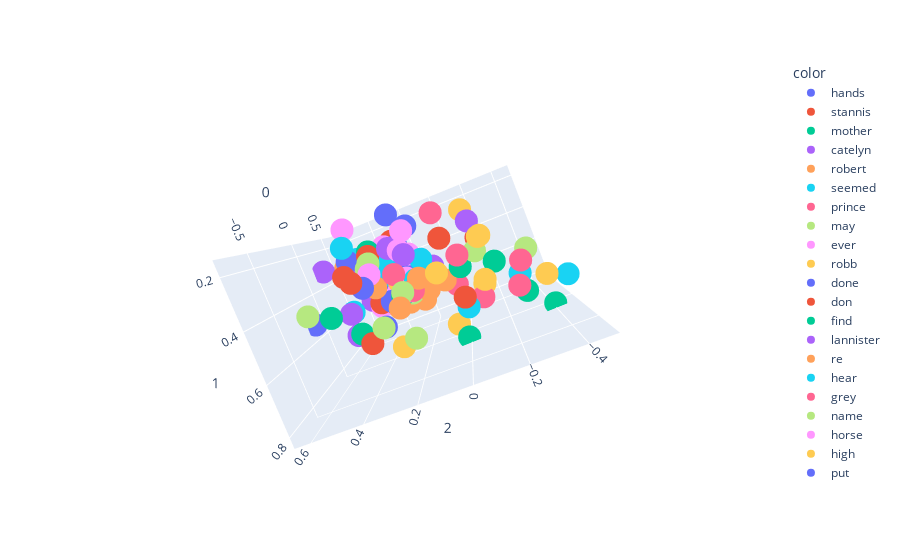

Write notebook code for a chart like this one.
### Code cell
fig=px.scatter_3d(x[200:300],x=0,y=1,z=2,color=y[200:300])
fig.show()

### Figure 1 — Plotly figure (JSON) as saved in the notebook; plotly's stock layout.template omitted (floating-point values rounded to 4 significant figures)
{"data": [{"hovertemplate": "color=hands<br>0=%{x}<br>1=%{y}<br>2=%{z}<extra></extra>", "legendgroup": "hands", "marker": {"color": "#636efa", "symbol": "circle"}, "mode": "markers", "name": "hands", "scene": "scene", "showlegend": true, "type": "scatter3d", "x": [0.2785], "y": [0.4833], "z": [0.4083]}, {"hovertemplate": "color=stannis<br>0=%{x}<br>1=%{y}<br>2=%{z}<extra></extra>", "legendgroup": "stannis", "marker": {"color": "#EF553B", "symbol": "circle"}, "mode": "markers", "name": "stannis", "scene": "scene", "showlegend": true, "type": "scatter3d", "x": [-0.4025], "y": [0.6146], "z": [-0.05598]}, {"hovertemplate": "color=mother<br>0=%{x}<br>1=%{y}<br>2=%{z}<extra></extra>", "legendgroup": "mother", "marker": {"color": "#00cc96", "symbol": "circle"}, "mode": "markers", "name": "mother", "scene": "scene", "showlegend": true, "type": "scatter3d", "x": [-0.4523], "y": [0.5126], "z": [0.1672]}, {"hovertemplate": "color=catelyn<br>0=%{x}<br>1=%{y}<br>2=%{z}<extra></extra>", "legendgroup": "catelyn", "marker": {"color": "#ab63fa", "symbol": "circle"}, "mode": "markers", "name": "catelyn", "scene": "scene", "showlegend": true, "type": "scatter3d", "x": [-0.2388], "y": [0.3215], "z": [0.1904]}, {"hovertemplate": "color=robert<br>0=%{x}<br>1=%{y}<br>2=%{z}<extra></extra>", "legendgroup": "robert", "marker": {"color": "#FFA15A", "symbol": "circle"}, "mode": "markers", "name": "robert", "scene": "scene", "showlegend": true, "type": "scatter3d", "x": [-0.496], "y": [0.4678], "z": [0.07695]}, {"hovertemplate": "color=seemed<br>0=%{x}<br>1=%{y}<br>2=%{z}<extra></extra>", "legendgroup": "seemed", "marker": {"color": "#19d3f3", "symbol": "circle"}, "mode": "markers", "name": "seemed", "scene": "scene", "showlegend": true, "type": "scatter3d", "x": [-0.01972], "y": [0.4365], "z": [0.2981]}, {"hovertemplate": "color=prince<br>0=%{x}<br>1=%{y}<br>2=%{z}<extra></extra>", "legendgroup": "prince", "marker": {"color": "#FF6692", "symbol": "circle"}, "mode": "markers", "name": "prince", "scene": "scene", "showlegend": true, "type": "scatter3d", "x": [-0.5207], "y": [0.4186], "z": [0.1563]}, {"hovertemplate": "color=may<br>0=%{x}<br>1=%{y}<br>2=%{z}<extra></extra>", "legendgroup": "may", "marker": {"color": "#B6E880", "symbol": "circle"}, "mode": "markers", "name": "may", "scene": "scene", "showlegend": true, "type": "scatter3d", "x": [-0.5615], "y": [0.4906], "z": [0.1425]}, {"hovertemplate": "color=ever<br>0=%{x}<br>1=%{y}<br>2=%{z}<extra></extra>", "legendgroup": "ever", "marker": {"color": "#FF97FF", "symbol": "circle"}, "mode": "markers", "name": "ever", "scene": "scene", "showlegend": true, "type": "scatter3d", "x": [-0.4524], "y": [0.5083], "z": [0.1262]}, {"hovertemplate": "color=robb<br>0=%{x}<br>1=%{y}<br>2=%{z}<extra></extra>", "legendgroup": "robb", "marker": {"color": "#FECB52", "symbol": "circle"}, "mode": "markers", "name": "robb", "scene": "scene", "showlegend": true, "type": "scatter3d", "x": [-0.391], "y": [0.4612], "z": [0.17]}, {"hovertemplate": "color=done<br>0=%{x}<br>1=%{y}<br>2=%{z}<extra></extra>", "legendgroup": "done", "marker": {"color": "#636efa", "symbol": "circle"}, "mode": "markers", "name": "done", "scene": "scene", "showlegend": true, "type": "scatter3d", "x": [-0.4711], "y": [0.6039], "z": [0.2713]}, {"hovertemplate": "color=don<br>0=%{x}<br>1=%{y}<br>2=%{z}<extra></extra>", "legendgroup": "don", "marker": {"color": "#EF553B", "symbol": "circle"}, "mode": "markers", "name": "don", "scene": "scene", "showlegend": true, "type": "scatter3d", "x": [-0.4617], "y": [0.3613], "z": [0.3564]}, {"hovertemplate": "color=find<br>0=%{x}<br>1=%{y}<br>2=%{z}<extra></extra>", "legendgroup": "find", "marker": {"color": "#00cc96", "symbol": "circle"}, "mode": "markers", "name": "find", "scene": "scene", "showlegend": true, "type": "scatter3d", "x": [-0.3939], "y": [0.6084], "z": [0.3927]}, {"hovertemplate": "color=lannister<br>0=%{x}<br>1=%{y}<br>2=%{z}<extra></extra>", "legendgroup": "lannister", "marker": {"color": "#ab63fa", "symbol": "circle"}, "mode": "markers", "name": "lannister", "scene": "scene", "showlegend": true, "type": "scatter3d", "x": [-0.3936], "y": [0.3662], "z": [0.113]}, {"hovertemplate": "color=re<br>0=%{x}<br>1=%{y}<br>2=%{z}<extra></extra>", "legendgroup": "re", "marker": {"color": "#FFA15A", "symbol": "circle"}, "mode": "markers", "name": "re", "scene": "scene", "showlegend": true, "type": "scatter3d", "x": [-0.3589], "y": [0.453], "z": [0.2769]}, {"hovertemplate": "color=hear<br>0=%{x}<br>1=%{y}<br>2=%{z}<extra></extra>", "legendgroup": "hear", "marker": {"color": "#19d3f3", "symbol": "circle"}, "mode": "markers", "name": "hear", "scene": "scene", "showlegend": true, "type": "scatter3d", "x": [-0.1788], "y": [0.5339], "z": [0.4533]}, {"hovertemplate": "color=grey<br>0=%{x}<br>1=%{y}<br>2=%{z}<extra></extra>", "legendgroup": "grey", "marker": {"color": "#FF6692", "symbol": "circle"}, "mode": "markers", "name": "grey", "scene": "scene", "showlegend": true, "type": "scatter3d", "x": [0.4706], "y": [0.2308], "z": [0.01305]}, {"hovertemplate": "color=name<br>0=%{x}<br>1=%{y}<br>2=%{z}<extra></extra>", "legendgroup": "name", "marker": {"color": "#B6E880", "symbol": "circle"}, "mode": "markers", "name": "name", "scene": "scene", "showlegend": true, "type": "scatter3d", "x": [-0.5469], "y": [0.5919], "z": [0.2626]}, {"hovertemplate": "color=horse<br>0=%{x}<br>1=%{y}<br>2=%{z}<extra></extra>", "legendgroup": "horse", "marker": {"color": "#FF97FF", "symbol": "circle"}, "mode": "markers", "name": "horse", "scene": "scene", "showlegend": true, "type": "scatter3d", "x": [0.3407], "y": [0.5326], "z": [0.3445]}, {"hovertemplate": "color=high<br>0=%{x}<br>1=%{y}<br>2=%{z}<extra></extra>", "legendgroup": "high", "marker": {"color": "#FECB52", "symbol": "circle"}, "mode": "markers", "name": "high", "scene": "scene", "showlegend": true, "type": "scatter3d", "x": [0.175], "y": [0.4341], "z": [-0.1956]}, {"hovertemplate": "color=put<br>0=%{x}<br>1=%{y}<br>2=%{z}<extra></extra>", "legendgroup": "put", "marker": {"color": "#636efa", "symbol": "circle"}, "mode": "markers", "name": "put", "scene": "scene", "showlegend": true, "type": "scatter3d", "x": [-0.2158], "y": [0.5218], "z": [0.629]}, {"hovertemplate": "color=stone<br>0=%{x}<br>1=%{y}<br>2=%{z}<extra></extra>", "legendgroup": "stone", "marker": {"color": "#EF553B", "symbol": "circle"}, "mode": "markers", "name": "stone", "scene": "scene", "showlegend": true, "type": "scatter3d", "x": [0.6336], "y": [0.4652], "z": [-0.1758]}, {"hovertemplate": "color=wine<br>0=%{x}<br>1=%{y}<br>2=%{z}<extra></extra>", "legendgroup": "wine", "marker": {"color": "#00cc96", "symbol": "circle"}, "mode": "markers", "name": "wine", "scene": "scene", "showlegend": true, "type": "scatter3d", "x": [0.08392], "y": [0.304], "z": [0.3478]}, {"hovertemplate": "color=hard<br>0=%{x}<br>1=%{y}<br>2=%{z}<extra></extra>", "legendgroup": "hard", "marker": {"color": "#ab63fa", "symbol": "circle"}, "mode": "markers", "name": "hard", "scene": "scene", "showlegend": true, "type": "scatter3d", "x": [0.326], "y": [0.379], "z": [0.3745]}, {"hovertemplate": "color=water<br>0=%{x}<br>1=%{y}<br>2=%{z}<extra></extra>", "legendgroup": "water", "marker": {"color": "#FFA15A", "symbol": "circle"}, "mode": "markers", "name": "water", "scene": "scene", "showlegend": true, "type": "scatter3d", "x": [0.5492], "y": [0.523], "z": [0.1839]}, {"hovertemplate": "color=upon<br>0=%{x}<br>1=%{y}<br>2=%{z}<extra></extra>", "legendgroup": "upon", "marker": {"color": "#19d3f3", "symbol": "circle"}, "mode": "markers", "name": "upon", "scene": "scene", "showlegend": true, "type": "scatter3d", "x": [0.1479], "y": [0.4381], "z": [0.122]}, {"hovertemplate": "color=fire<br>0=%{x}<br>1=%{y}<br>2=%{z}<extra></extra>", "legendgroup": "fire", "marker": {"color": "#FF6692", "symbol": "circle"}, "mode": "markers", "name": "fire", "scene": "scene", "showlegend": true, "type": "scatter3d", "x": [0.4901], "y": [0.6685], "z": [0.0205]}, {"hovertemplate": "color=iron<br>0=%{x}<br>1=%{y}<br>2=%{z}<extra></extra>", "legendgroup": "iron", "marker": {"color": "#B6E880", "symbol": "circle"}, "mode": "markers", "name": "iron", "scene": "scene", "showlegend": true, "type": "scatter3d", "x": [0.2139], "y": [0.503], "z": [-0.146]}, {"hovertemplate": "color=until<br>0=%{x}<br>1=%{y}<br>2=%{z}<extra></extra>", "legendgroup": "until", "marker": {"color": "#FF97FF", "symbol": "circle"}, "mode": "markers", "name": "until", "scene": "scene", "showlegend": true, "type": "scatter3d", "x": [0.1386], "y": [0.5926], "z": [0.3947]}, {"hovertemplate": "color=these<br>0=%{x}<br>1=%{y}<br>2=%{z}<extra></extra>", "legendgroup": "these", "marker": {"color": "#FECB52", "symbol": "circle"}, "mode": "markers", "name": "these", "scene": "scene", "showlegend": true, "type": "scatter3d", "x": [-0.4302], "y": [0.6368], "z": [-0.3859]}, {"hovertemplate": "color=voice<br>0=%{x}<br>1=%{y}<br>2=%{z}<extra></extra>", "legendgroup": "voice", "marker": {"color": "#636efa", "symbol": "circle"}, "mode": "markers", "name": "voice", "scene": "scene", "showlegend": true, "type": "scatter3d", "x": [0.01014], "y": [0.3122], "z": [0.4437]}, {"hovertemplate": "color=gone<br>0=%{x}<br>1=%{y}<br>2=%{z}<extra></extra>", "legendgroup": "gone", "marker": {"color": "#EF553B", "symbol": "circle"}, "mode": "markers", "name": "gone", "scene": "scene", "showlegend": true, "type": "scatter3d", "x": [-0.0635], "y": [0.5818], "z": [0.2806]}, {"hovertemplate": "color=give<br>0=%{x}<br>1=%{y}<br>2=%{z}<extra></extra>", "legendgroup": "give", "marker": {"color": "#00cc96", "symbol": "circle"}, "mode": "markers", "name": "give", "scene": "scene", "showlegend": true, "type": "scatter3d", "x": [-0.5683], "y": [0.484], "z": [0.4302]}, {"hovertemplate": "color=sam<br>0=%{x}<br>1=%{y}<br>2=%{z}<extra></extra>", "legendgroup": "sam", "marker": {"color": "#ab63fa", "symbol": "circle"}, "mode": "markers", "name": "sam", "scene": "scene", "showlegend": true, "type": "scatter3d", "x": [0.0138], "y": [0.3477], "z": [0.3894]}, {"hovertemplate": "color=seen<br>0=%{x}<br>1=%{y}<br>2=%{z}<extra></extra>", "legendgroup": "seen", "marker": {"color": "#FFA15A", "symbol": "circle"}, "mode": "markers", "name": "seen", "scene": "scene", "showlegend": true, "type": "scatter3d", "x": [-0.1249], "y": [0.5903], "z": [0.2057]}, {"hovertemplate": "color=better<br>0=%{x}<br>1=%{y}<br>2=%{z}<extra></extra>", "legendgroup": "better", "marker": {"color": "#19d3f3", "symbol": "circle"}, "mode": "markers", "name": "better", "scene": "scene", "showlegend": true, "type": "scatter3d", "x": [-0.4626], "y": [0.4717], "z": [0.09486]}, {"hovertemplate": "color=shall<br>0=%{x}<br>1=%{y}<br>2=%{z}<extra></extra>", "legendgroup": "shall", "marker": {"color": "#FF6692", "symbol": "circle"}, "mode": "markers", "name": "shall", "scene": "scene", "showlegend": true, "type": "scatter3d", "x": [-0.5029], "y": [0.5038], "z": [0.1124]}, {"hovertemplate": "color=ned<br>0=%{x}<br>1=%{y}<br>2=%{z}<extra></extra>", "legendgroup": "ned", "marker": {"color": "#B6E880", "symbol": "circle"}, "mode": "markers", "name": "ned", "scene": "scene", "showlegend": true, "type": "scatter3d", "x": [-0.272], "y": [0.3514], "z": [0.2885]}, {"hovertemplate": "color=always<br>0=%{x}<br>1=%{y}<br>2=%{z}<extra></extra>", "legendgroup": "always", "marker": {"color": "#FF97FF", "symbol": "circle"}, "mode": "markers", "name": "always", "scene": "scene", "showlegend": true, "type": "scatter3d", "x": [-0.451], "y": [0.4538], "z": [0.1277]}, {"hovertemplate": "color=years<br>0=%{x}<br>1=%{y}<br>2=%{z}<extra></extra>", "legendgroup": "years", "marker": {"color": "#FECB52", "symbol": "circle"}, "mode": "markers", "name": "years", "scene": "scene", "showlegend": true, "type": "scatter3d", "x": [-0.2941], "y": [0.5911], "z": [-0.1532]}, {"hovertemplate": "color=between<br>0=%{x}<br>1=%{y}<br>2=%{z}<extra></extra>", "legendgroup": "between", "marker": {"color": "#636efa", "symbol": "circle"}, "mode": "markers", "name": "between", "scene": "scene", "showlegend": true, "type": "scatter3d", "x": [0.4101], "y": [0.332], "z": [0.2552]}, {"hovertemplate": "color=dark<br>0=%{x}<br>1=%{y}<br>2=%{z}<extra></extra>", "legendgroup": "dark", "marker": {"color": "#EF553B", "symbol": "circle"}, "mode": "markers", "name": "dark", "scene": "scene", "showlegend": true, "type": "scatter3d", "x": [0.5227], "y": [0.3837], "z": [0.02411]}, {"hovertemplate": "color=place<br>0=%{x}<br>1=%{y}<br>2=%{z}<extra></extra>", "legendgroup": "place", "marker": {"color": "#00cc96", "symbol": "circle"}, "mode": "markers", "name": "place", "scene": "scene", "showlegend": true, "type": "scatter3d", "x": [-0.2091], "y": [0.8177], "z": [0.003626]}, {"hovertemplate": "color=small<br>0=%{x}<br>1=%{y}<br>2=%{z}<extra></extra>", "legendgroup": "small", "marker": {"color": "#ab63fa", "symbol": "circle"}, "mode": "markers", "name": "small", "scene": "scene", "showlegend": true, "type": "scatter3d", "x": [0.2367], "y": [0.3451], "z": [-0.1629]}, {"hovertemplate": "color=cold<br>0=%{x}<br>1=%{y}<br>2=%{z}<extra></extra>", "legendgroup": "cold", "marker": {"color": "#FFA15A", "symbol": "circle"}, "mode": "markers", "name": "cold", "scene": "scene", "showlegend": true, "type": "scatter3d", "x": [0.3671], "y": [0.4559], "z": [0.2155]}, {"hovertemplate": "color=winterfell<br>0=%{x}<br>1=%{y}<br>2=%{z}<extra></extra>", "legendgroup": "winterfell", "marker": {"color": "#19d3f3", "symbol": "circle"}, "mode": "markers", "name": "winterfell", "scene": "scene", "showlegend": true, "type": "scatter3d", "x": [-0.3148], "y": [0.6725], "z": [-0.04996]}, {"hovertemplate": "color=most<br>0=%{x}<br>1=%{y}<br>2=%{z}<extra></extra>", "legendgroup": "most", "marker": {"color": "#FF6692", "symbol": "circle"}, "mode": "markers", "name": "most", "scene": "scene", "showlegend": true, "type": "scatter3d", "x": [-0.4463], "y": [0.5494], "z": [-0.3093]}, {"hovertemplate": "color=hundred<br>0=%{x}<br>1=%{y}<br>2=%{z}<extra></extra>", "legendgroup": "hundred", "marker": {"color": "#B6E880", "symbol": "circle"}, "mode": "markers", "name": "hundred", "scene": "scene", "showlegend": true, "type": "scatter3d", "x": [-0.01128], "y": [0.5603], "z": [-0.3768]}, {"hovertemplate": "color=stood<br>0=%{x}<br>1=%{y}<br>2=%{z}<extra></extra>", "legendgroup": "stood", "marker": {"color": "#FF97FF", "symbol": "circle"}, "mode": "markers", "name": "stood", "scene": "scene", "showlegend": true, "type": "scatter3d", "x": [0.3019], "y": [0.3962], "z": [0.1925]}, {"hovertemplate": "color=end<br>0=%{x}<br>1=%{y}<br>2=%{z}<extra></extra>", "legendgroup": "end", "marker": {"color": "#FECB52", "symbol": "circle"}, "mode": "markers", "name": "end", "scene": "scene", "showlegend": true, "type": "scatter3d", "x": [-0.09644], "y": [0.7709], "z": [0.03616]}, {"hovertemplate": "color=sister<br>0=%{x}<br>1=%{y}<br>2=%{z}<extra></extra>", "legendgroup": "sister", "marker": {"color": "#636efa", "symbol": "circle"}, "mode": "markers", "name": "sister", "scene": "scene", "showlegend": true, "type": "scatter3d", "x": [-0.5825], "y": [0.4201], "z": [0.2721]}, {"hovertemplate": "color=words<br>0=%{x}<br>1=%{y}<br>2=%{z}<extra></extra>", "legendgroup": "words", "marker": {"color": "#EF553B", "symbol": "circle"}, "mode": "markers", "name": "words", "scene": "scene", "showlegend": true, "type": "scatter3d", "x": [-0.2724], "y": [0.5294], "z": [0.2968]}, {"hovertemplate": "color=sea<br>0=%{x}<br>1=%{y}<br>2=%{z}<extra></extra>", "legendgroup": "sea", "marker": {"color": "#00cc96", "symbol": "circle"}, "mode": "markers", "name": "sea", "scene": "scene", "showlegend": true, "type": "scatter3d", "x": [0.1205], "y": [0.7763], "z": [-0.3212]}, {"hovertemplate": "color=right<br>0=%{x}<br>1=%{y}<br>2=%{z}<extra></extra>", "legendgroup": "right", "marker": {"color": "#ab63fa", "symbol": "circle"}, "mode": "markers", "name": "right", "scene": "scene", "showlegend": true, "type": "scatter3d", "x": [0.1424], "y": [0.5455], "z": [0.4295]}, {"hovertemplate": "color=nothing<br>0=%{x}<br>1=%{y}<br>2=%{z}<extra></extra>", "legendgroup": "nothing", "marker": {"color": "#FFA15A", "symbol": "circle"}, "mode": "markers", "name": "nothing", "scene": "scene", "showlegend": true, "type": "scatter3d", "x": [-0.2516], "y": [0.5518], "z": [0.08704]}, {"hovertemplate": "color=walls<br>0=%{x}<br>1=%{y}<br>2=%{z}<extra></extra>", "legendgroup": "walls", "marker": {"color": "#19d3f3", "symbol": "circle"}, "mode": "markers", "name": "walls", "scene": "scene", "showlegend": true, "type": "scatter3d", "x": [0.421], "y": [0.7264], "z": [-0.3327]}, {"hovertemplate": "color=fingers<br>0=%{x}<br>1=%{y}<br>2=%{z}<extra></extra>", "legendgroup": "fingers", "marker": {"color": "#FF6692", "symbol": "circle"}, "mode": "markers", "name": "fingers", "scene": "scene", "showlegend": true, "type": "scatter3d", "x": [0.4825], "y": [0.3795], "z": [0.5196]}, {"hovertemplate": "color=same<br>0=%{x}<br>1=%{y}<br>2=%{z}<extra></extra>", "legendgroup": "same", "marker": {"color": "#B6E880", "symbol": "circle"}, "mode": "markers", "name": "same", "scene": "scene", "showlegend": true, "type": "scatter3d", "x": [-0.2587], "y": [0.5397], "z": [0.1572]}, {"hovertemplate": "color=cloak<br>0=%{x}<br>1=%{y}<br>2=%{z}<extra></extra>", "legendgroup": "cloak", "marker": {"color": "#FF97FF", "symbol": "circle"}, "mode": "markers", "name": "cloak", "scene": "scene", "showlegend": true, "type": "scatter3d", "x": [0.4312], "y": [0.3104], "z": [0.328]}, {"hovertemplate": "color=house<br>0=%{x}<br>1=%{y}<br>2=%{z}<extra></extra>", "legendgroup": "house", "marker": {"color": "#FECB52", "symbol": "circle"}, "mode": "markers", "name": "house", "scene": "scene", "showlegend": true, "type": "scatter3d", "x": [-0.3022], "y": [0.412], "z": [-0.1877]}, {"hovertemplate": "color=young<br>0=%{x}<br>1=%{y}<br>2=%{z}<extra></extra>", "legendgroup": "young", "marker": {"color": "#636efa", "symbol": "circle"}, "mode": "markers", "name": "young", "scene": "scene", "showlegend": true, "type": "scatter3d", "x": [-0.4489], "y": [0.2632], "z": [0.05744]}, {"hovertemplate": "color=does<br>0=%{x}<br>1=%{y}<br>2=%{z}<extra></extra>", "legendgroup": "does", "marker": {"color": "#EF553B", "symbol": "circle"}, "mode": "markers", "name": "does", "scene": "scene", "showlegend": true, "type": "scatter3d", "x": [-0.6299], "y": [0.3851], "z": [0.2928]}, {"hovertemplate": "color=beside<br>0=%{x}<br>1=%{y}<br>2=%{z}<extra></extra>", "legendgroup": "beside", "marker": {"color": "#00cc96", "symbol": "circle"}, "mode": "markers", "name": "beside", "scene": "scene", "showlegend": true, "type": "scatter3d", "x": [0.2881], "y": [0.3449], "z": [0.4171]}, {"hovertemplate": "color=get<br>0=%{x}<br>1=%{y}<br>2=%{z}<extra></extra>", "legendgroup": "get", "marker": {"color": "#ab63fa", "symbol": "circle"}, "mode": "markers", "name": "get", "scene": "scene", "showlegend": true, "type": "scatter3d", "x": [-0.1936], "y": [0.6396], "z": [0.4694]}, {"hovertemplate": "color=mouth<br>0=%{x}<br>1=%{y}<br>2=%{z}<extra></extra>", "legendgroup": "mouth", "marker": {"color": "#FFA15A", "symbol": "circle"}, "mode": "markers", "name": "mouth", "scene": "scene", "showlegend": true, "type": "scatter3d", "x": [0.3308], "y": [0.3441], "z": [0.5495]}, {"hovertemplate": "color=seven<br>0=%{x}<br>1=%{y}<br>2=%{z}<extra></extra>", "legendgroup": "seven", "marker": {"color": "#19d3f3", "symbol": "circle"}, "mode": "markers", "name": "seven", "scene": "scene", "showlegend": true, "type": "scatter3d", "x": [-0.3731], "y": [0.6776], "z": [-0.4676]}, {"hovertemplate": "color=watch<br>0=%{x}<br>1=%{y}<br>2=%{z}<extra></extra>", "legendgroup": "watch", "marker": {"color": "#FF6692", "symbol": "circle"}, "mode": "markers", "name": "watch", "scene": "scene", "showlegend": true, "type": "scatter3d", "x": [-0.3109], "y": [0.6326], "z": [-0.05327]}, {"hovertemplate": "color=door<br>0=%{x}<br>1=%{y}<br>2=%{z}<extra></extra>", "legendgroup": "door", "marker": {"color": "#B6E880", "symbol": "circle"}, "mode": "markers", "name": "door", "scene": "scene", "showlegend": true, "type": "scatter3d", "x": [0.4776], "y": [0.526], "z": [0.3776]}, {"hovertemplate": "color=joffrey<br>0=%{x}<br>1=%{y}<br>2=%{z}<extra></extra>", "legendgroup": "joffrey", "marker": {"color": "#FF97FF", "symbol": "circle"}, "mode": "markers", "name": "joffrey", "scene": "scene", "showlegend": true, "type": "scatter3d", "x": [-0.4764], "y": [0.3875], "z": [0.2549]}, {"hovertemplate": "color=green<br>0=%{x}<br>1=%{y}<br>2=%{z}<extra></extra>", "legendgroup": "green", "marker": {"color": "#FECB52", "symbol": "circle"}, "mode": "markers", "name": "green", "scene": "scene", "showlegend": true, "type": "scatter3d", "x": [0.4253], "y": [0.277], "z": [-0.1482]}, {"hovertemplate": "color=big<br>0=%{x}<br>1=%{y}<br>2=%{z}<extra></extra>", "legendgroup": "big", "marker": {"color": "#636efa", "symbol": "circle"}, "mode": "markers", "name": "big", "scene": "scene", "showlegend": true, "type": "scatter3d", "x": [0.2745], "y": [0.1578], "z": [0.2237]}, {"hovertemplate": "color=under<br>0=%{x}<br>1=%{y}<br>2=%{z}<extra></extra>", "legendgroup": "under", "marker": {"color": "#EF553B", "symbol": "circle"}, "mode": "markers", "name": "under", "scene": "scene", "showlegend": true, "type": "scatter3d", "x": [0.5422], "y": [0.2969], "z": [0.294]}, {"hovertemplate": "color=few<br>0=%{x}<br>1=%{y}<br>2=%{z}<extra></extra>", "legendgroup": "few", "marker": {"color": "#00cc96", "symbol": "circle"}, "mode": "markers", "name": "few", "scene": "scene", "showlegend": true, "type": "scatter3d", "x": [-0.0007774], "y": [0.5659], "z": [-0.2188]}, {"hovertemplate": "color=sent<br>0=%{x}<br>1=%{y}<br>2=%{z}<extra></extra>", "legendgroup": "sent", "marker": {"color": "#ab63fa", "symbol": "circle"}, "mode": "markers", "name": "sent", "scene": "scene", "showlegend": true, "type": "scatter3d", "x": [-0.2504], "y": [0.5309], "z": [0.4467]}, {"hovertemplate": "color=perhaps<br>0=%{x}<br>1=%{y}<br>2=%{z}<extra></extra>", "legendgroup": "perhaps", "marker": {"color": "#FFA15A", "symbol": "circle"}, "mode": "markers", "name": "perhaps", "scene": "scene", "showlegend": true, "type": "scatter3d", "x": [-0.6918], "y": [0.5242], "z": [0.1475]}, {"hovertemplate": "color=almost<br>0=%{x}<br>1=%{y}<br>2=%{z}<extra></extra>", "legendgroup": "almost", "marker": {"color": "#19d3f3", "symbol": "circle"}, "mode": "markers", "name": "almost", "scene": "scene", "showlegend": true, "type": "scatter3d", "x": [0.2238], "y": [0.32], "z": [0.4447]}, {"hovertemplate": "color=such<br>0=%{x}<br>1=%{y}<br>2=%{z}<extra></extra>", "legendgroup": "such", "marker": {"color": "#FF6692", "symbol": "circle"}, "mode": "markers", "name": "such", "scene": "scene", "showlegend": true, "type": "scatter3d", "x": [-0.6638], "y": [0.4265], "z": [-0.1005]}, {"hovertemplate": "color=wanted<br>0=%{x}<br>1=%{y}<br>2=%{z}<extra></extra>", "legendgroup": "wanted", "marker": {"color": "#B6E880", "symbol": "circle"}, "mode": "markers", "name": "wanted", "scene": "scene", "showlegend": true, "type": "scatter3d", "x": [-0.437], "y": [0.4567], "z": [0.563]}, {"hovertemplate": "color=daughter<br>0=%{x}<br>1=%{y}<br>2=%{z}<extra></extra>", "legendgroup": "daughter", "marker": {"color": "#FF97FF", "symbol": "circle"}, "mode": "markers", "name": "daughter", "scene": "scene", "showlegend": true, "type": "scatter3d", "x": [-0.5397], "y": [0.2756], "z": [0.06673]}, {"hovertemplate": "color=true<br>0=%{x}<br>1=%{y}<br>2=%{z}<extra></extra>", "legendgroup": "true", "marker": {"color": "#FECB52", "symbol": "circle"}, "mode": "markers", "name": "true", "scene": "scene", "showlegend": true, "type": "scatter3d", "x": [-0.6979], "y": [0.4556], "z": [-0.01535]}, {"hovertemplate": "color=while<br>0=%{x}<br>1=%{y}<br>2=%{z}<extra></extra>", "legendgroup": "while", "marker": {"color": "#636efa", "symbol": "circle"}, "mode": "markers", "name": "while", "scene": "scene", "showlegend": true, "type": "scatter3d", "x": [0.3449], "y": [0.4714], "z": [0.1992]}, {"hovertemplate": "color=leave<br>0=%{x}<br>1=%{y}<br>2=%{z}<extra></extra>", "legendgroup": "leave", "marker": {"color": "#EF553B", "symbol": "circle"}, "mode": "markers", "name": "leave", "scene": "scene", "showlegend": true, "type": "scatter3d", "x": [-0.4443], "y": [0.651], "z": [0.3545]}, {"hovertemplate": "color=city<br>0=%{x}<br>1=%{y}<br>2=%{z}<extra></extra>", "legendgroup": "city", "marker": {"color": "#00cc96", "symbol": "circle"}, "mode": "markers", "name": "city", "scene": "scene", "showlegend": true, "type": "scatter3d", "x": [-0.149], "y": [0.8222], "z": [-0.4034]}, {"hovertemplate": "color=wind<br>0=%{x}<br>1=%{y}<br>2=%{z}<extra></extra>", "legendgroup": "wind", "marker": {"color": "#ab63fa", "symbol": "circle"}, "mode": "markers", "name": "wind", "scene": "scene", "showlegend": true, "type": "scatter3d", "x": [0.5888], "y": [0.5261], "z": [0.1245]}, {"hovertemplate": "color=light<br>0=%{x}<br>1=%{y}<br>2=%{z}<extra></extra>", "legendgroup": "light", "marker": {"color": "#FFA15A", "symbol": "circle"}, "mode": "markers", "name": "light", "scene": "scene", "showlegend": true, "type": "scatter3d", "x": [0.3913], "y": [0.6091], "z": [0.06726]}, {"hovertemplate": "color=arms<br>0=%{x}<br>1=%{y}<br>2=%{z}<extra></extra>", "legendgroup": "arms", "marker": {"color": "#19d3f3", "symbol": "circle"}, "mode": "markers", "name": "arms", "scene": "scene", "showlegend": true, "type": "scatter3d", "x": [0.1999], "y": [0.3897], "z": [0.3003]}, {"hovertemplate": "color=children<br>0=%{x}<br>1=%{y}<br>2=%{z}<extra></extra>", "legendgroup": "children", "marker": {"color": "#FF6692", "symbol": "circle"}, "mode": "markers", "name": "children", "scene": "scene", "showlegend": true, "type": "scatter3d", "x": [-0.3732], "y": [0.6523], "z": [-0.2751]}, {"hovertemplate": "color=herself<br>0=%{x}<br>1=%{y}<br>2=%{z}<extra></extra>", "legendgroup": "herself", "marker": {"color": "#B6E880", "symbol": "circle"}, "mode": "markers", "name": "herself", "scene": "scene", "showlegend": true, "type": "scatter3d", "x": [-0.06212], "y": [0.3767], "z": [0.3529]}, {"hovertemplate": "color=sweet<br>0=%{x}<br>1=%{y}<br>2=%{z}<extra></extra>", "legendgroup": "sweet", "marker": {"color": "#FF97FF", "symbol": "circle"}, "mode": "markers", "name": "sweet", "scene": "scene", "showlegend": true, "type": "scatter3d", "x": [-0.3983], "y": [0.1834], "z": [0.3056]}, {"hovertemplate": "color=others<br>0=%{x}<br>1=%{y}<br>2=%{z}<extra></extra>", "legendgroup": "others", "marker": {"color": "#FECB52", "symbol": "circle"}, "mode": "markers", "name": "others", "scene": "scene", "showlegend": true, "type": "scatter3d", "x": [-0.05432], "y": [0.6428], "z": [-0.1404]}, {"hovertemplate": "color=lost<br>0=%{x}<br>1=%{y}<br>2=%{z}<extra></extra>", "legendgroup": "lost", "marker": {"color": "#636efa", "symbol": "circle"}, "mode": "markers", "name": "lost", "scene": "scene", "showlegend": true, "type": "scatter3d", "x": [-0.2829], "y": [0.5382], "z": [0.2495]}, {"hovertemplate": "color=theon<br>0=%{x}<br>1=%{y}<br>2=%{z}<extra></extra>", "legendgroup": "theon", "marker": {"color": "#EF553B", "symbol": "circle"}, "mode": "markers", "name": "theon", "scene": "scene", "showlegend": true, "type": "scatter3d", "x": [-0.2139], "y": [0.3219], "z": [0.2905]}, {"hovertemplate": "color=each<br>0=%{x}<br>1=%{y}<br>2=%{z}<extra></extra>", "legendgroup": "each", "marker": {"color": "#00cc96", "symbol": "circle"}, "mode": "markers", "name": "each", "scene": "scene", "showlegend": true, "type": "scatter3d", "x": [0.2225], "y": [0.5535], "z": [-0.04723]}, {"hovertemplate": "color=felt<br>0=%{x}<br>1=%{y}<br>2=%{z}<extra></extra>", "legendgroup": "felt", "marker": {"color": "#ab63fa", "symbol": "circle"}, "mode": "markers", "name": "felt", "scene": "scene", "showlegend": true, "type": "scatter3d", "x": [0.1577], "y": [0.3157], "z": [0.62]}, {"hovertemplate": "color=side<br>0=%{x}<br>1=%{y}<br>2=%{z}<extra></extra>", "legendgroup": "side", "marker": {"color": "#FFA15A", "symbol": "circle"}, "mode": "markers", "name": "side", "scene": "scene", "showlegend": true, "type": "scatter3d", "x": [0.3257], "y": [0.6614], "z": [0.2006]}, {"hovertemplate": "color=yes<br>0=%{x}<br>1=%{y}<br>2=%{z}<extra></extra>", "legendgroup": "yes", "marker": {"color": "#19d3f3", "symbol": "circle"}, "mode": "markers", "name": "yes", "scene": "scene", "showlegend": true, "type": "scatter3d", "x": [-0.7289], "y": [0.259], "z": [0.2494]}, {"hovertemplate": "color=brothers<br>0=%{x}<br>1=%{y}<br>2=%{z}<extra></extra>", "legendgroup": "brothers", "marker": {"color": "#FF6692", "symbol": "circle"}, "mode": "markers", "name": "brothers", "scene": "scene", "showlegend": true, "type": "scatter3d", "x": [-0.2982], "y": [0.6577], "z": [-0.1218]}, {"hovertemplate": "color=best<br>0=%{x}<br>1=%{y}<br>2=%{z}<extra></extra>", "legendgroup": "best", "marker": {"color": "#B6E880", "symbol": "circle"}, "mode": "markers", "name": "best", "scene": "scene", "showlegend": true, "type": "scatter3d", "x": [-0.527], "y": [0.6762], "z": [0.1657]}, {"hovertemplate": "color=very<br>0=%{x}<br>1=%{y}<br>2=%{z}<extra></extra>", "legendgroup": "very", "marker": {"color": "#FF97FF", "symbol": "circle"}, "mode": "markers", "name": "very", "scene": "scene", "showlegend": true, "type": "scatter3d", "x": [-0.3721], "y": [0.3441], "z": [0.1291]}, {"hovertemplate": "color=die<br>0=%{x}<br>1=%{y}<br>2=%{z}<extra></extra>", "legendgroup": "die", "marker": {"color": "#FECB52", "symbol": "circle"}, "mode": "markers", "name": "die", "scene": "scene", "showlegend": true, "type": "scatter3d", "x": [-0.5075], "y": [0.6949], "z": [0.2261]}], "layout": {"autosize": true, "legend": {"title": {"text": "color"}, "tracegroupgap": 0}, "margin": {"t": 60}, "scene": {"aspectmode": "auto", "aspectratio": {"x": 1.366, "y": 0.6661, "z": 1.099}, "camera": {"center": {"x": 0, "y": 0, "z": 0}, "eye": {"x": -2.224, "y": -0.1792, "z": -0.2583}, "projection": {"type": "perspective"}, "up": {"x": 0.1164, "y": -0.9255, "z": -0.3605}}, "domain": {"x": [0, 1], "y": [0, 1]}, "xaxis": {"title": {"text": "0"}, "type": "linear"}, "yaxis": {"title": {"text": "1"}, "type": "linear"}, "zaxis": {"title": {"text": "2"}, "type": "linear"}}}}
